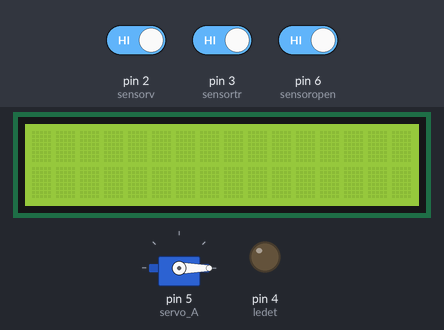
This sketch was run on a simulated Arduino Uno, built with avr-gcc and run on an emulated ATmega328P. Shown: servo, 16×2 character LCD, output pins drawn as LEDs (lit = HIGH). The test bench sets the inputs (shaded band); at power-on: pin 2 (sensorv) HIGH, pin 3 (sensortr) HIGH, pin 6 (sensoropen) HIGH.

Above: at 1.2 s.
1.3 s: pin 2 (sensorv) driven LOW
At 1.6 s:
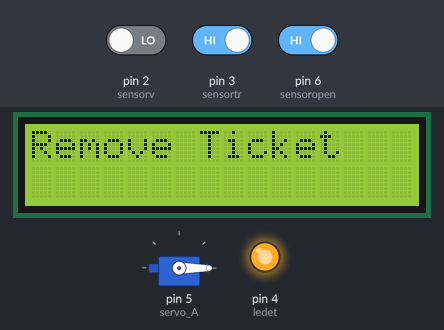
2.8 s: pin 3 (sensortr) driven LOW
At 4.0 s:
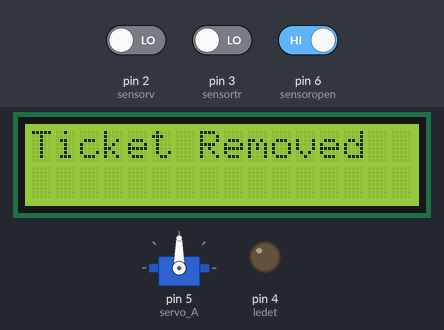
Timing chart, 0 to 5.8 s (numbered marks = the images above; inputs shaded):
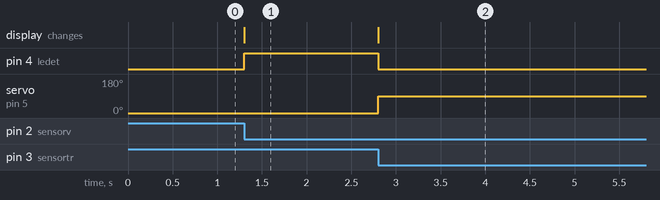

Measured:
- after the input at 1.3 s, pin 4 (ledet): LOW → HIGH at once; the display: changes at once (image 1)
- after the input at 2.8 s, pin 4 (ledet): HIGH → LOW at once; servo on pin 5 (servo_A): 0° → 90° at once; the display: changes at once (image 2)

The sketch:

Parking_Ticket_System.ino
```cpp
#include <Servo.h>
#include <LiquidCrystal.h>

LiquidCrystal lcd(9, 10, 11, 12, 13, 14); //The display show the status of the ticket and the gate.

Servo servo_A;
int sensorv=2; //This button represents a sensor when the drive press the button to get the ticket.
int ledet=4; //After pressing the button, this led turns on.
int sensortr=3;//This 2nd button represents when the driver takes out the ticket.
int sensoropen=6;//This button represents a sensor to confirm the gate is opened, then the display shows its status as opened.
int sensorclose=8;//This button represents a sensor to confirm the gate is closed, then the display shows its status as closed.

void setup(){
  servo_A.attach(5);
  pinMode(sensorv, INPUT_PULLUP);
  pinMode(sensortr, INPUT_PULLUP);
  pinMode(sensoropen, INPUT_PULLUP);
  pinMode(sensorclose, INPUT_PULLUP);
  pinMode(ledet, OUTPUT);
  digitalWrite(ledet, LOW);
  servo_A.write(0);
  lcd.begin(16, 2);

}

void loop()
{


  while(digitalRead(sensorv)==1);
  digitalWrite(ledet, HIGH);
  lcd.setCursor(0,0);
  lcd.print("Remove Ticket");

  while(digitalRead(sensortr)==1);
  digitalWrite(ledet, LOW);
  servo_A.write(90);
  lcd.clear();
  lcd.setCursor(0,0);
  lcd.print("Ticket Removed");

  while(digitalRead(sensoropen)==1);
  lcd.clear();
  lcd.setCursor(0,0);
  lcd.print("Gate Opened");


  while(digitalRead(sensorclose)==1);
  servo_A.write(0);
  lcd.clear();
  lcd.setCursor(0,0);
  lcd.print("Gate Closed");


}
```
